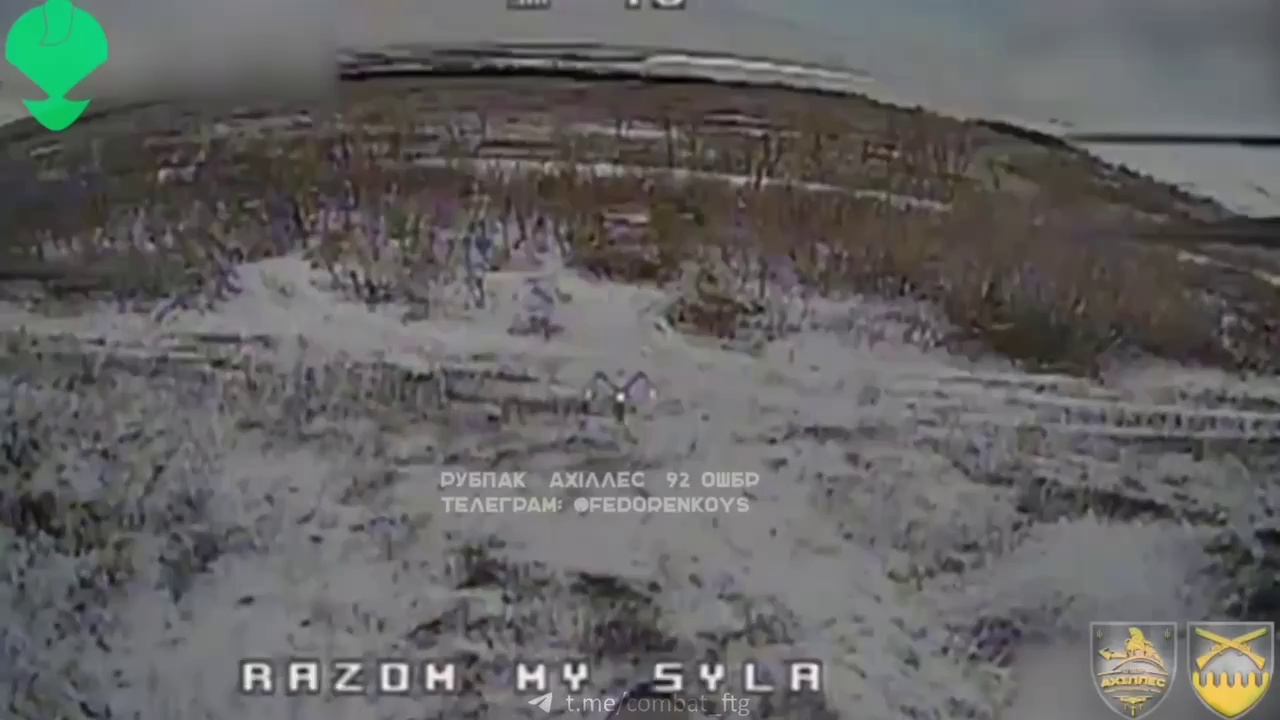
#> input picture frame0.jpg, 1280 x 720 px, given in place of car-gauss-noise.jpg, which was not available
$ python an_df.py   (older library calls are emulated)
#> lines starting #> are read from the running program, lines starting #| are printed output that depends on the picture; pictures that were not available may be replaced by others from this repository, and a replacement may not be noted
import os
import cv2
import matplotlib.pyplot as plt
import numpy as np
import time

path = os.path.dirname(os.path.realpath(__file__))
obj = 'car'
filePath = f'{path}\\..\\{obj}\\{obj}'

it = 5
delta = 0.5
kappa = 15
ksize = 1


def anisotropic_diffusion(image, iterations=it, delta_t=delta, kappa=kappa):
#> called with iterations = 5, delta_t = 0.5, kappa = 15
    img = np.asarray(image, np.float32)

    for _ in range(iterations):
        img_dx = cv2.Sobel(img, cv2.CV_64F, 1, 0, ksize=ksize)
        img_dy = cv2.Sobel(img, cv2.CV_64F, 0, 1, ksize=ksize)

        grad_mag = np.sqrt(img_dx**2 + img_dy**2)
        c = 1 / (1 + (grad_mag / kappa)**2)

        diff_x = cv2.Sobel(c * img_dx, cv2.CV_64F, 1, 0, ksize=ksize)
        diff_y = cv2.Sobel(c * img_dy, cv2.CV_64F, 0, 1, ksize=ksize)

        img += delta_t * (diff_x + diff_y)
#> this loop made 5 passes
#> pass 1, in anisotropic_diffusion, `img_dy = cv2.Sobel(img, cv2.CV_64F, 0, 1, ksize=ksize)`:
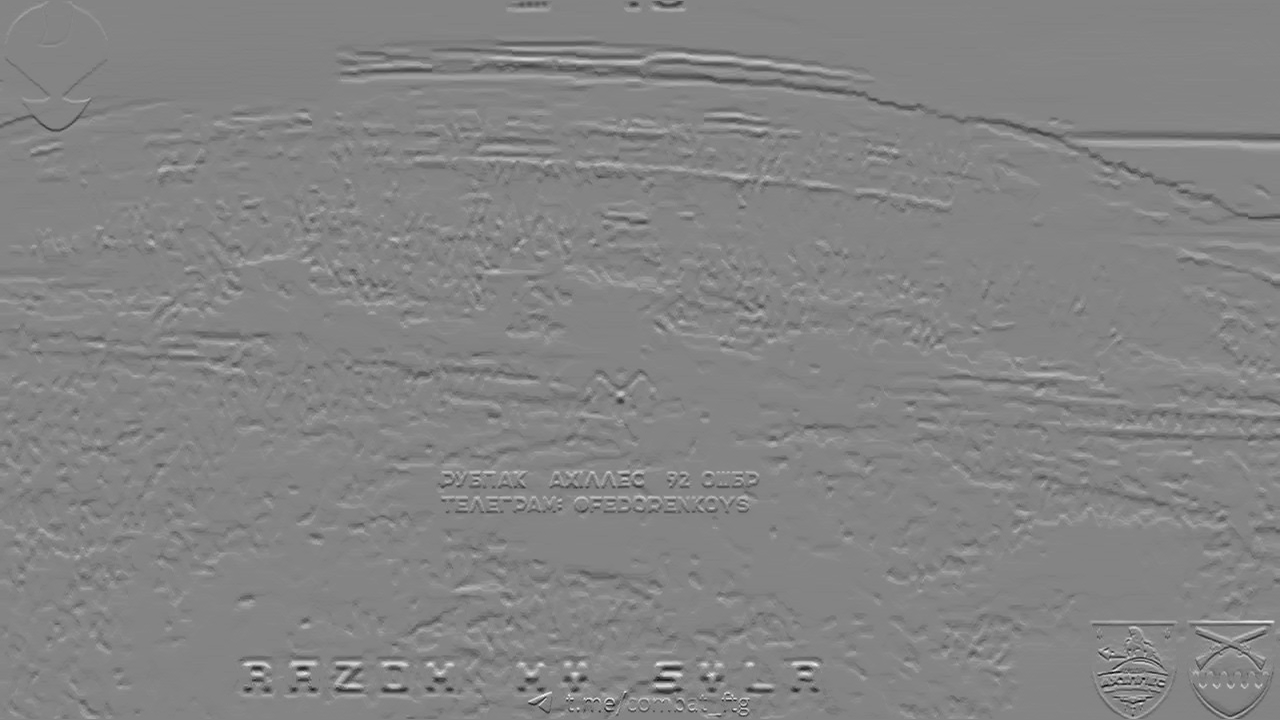
#> img_dy: shape (720, 1280) float64; min -122, max 113, mean 0; drawn with min black and max white
#> pass 1, in anisotropic_diffusion, `grad_mag = np.sqrt(img_dx**2 + img_dy**2)`:
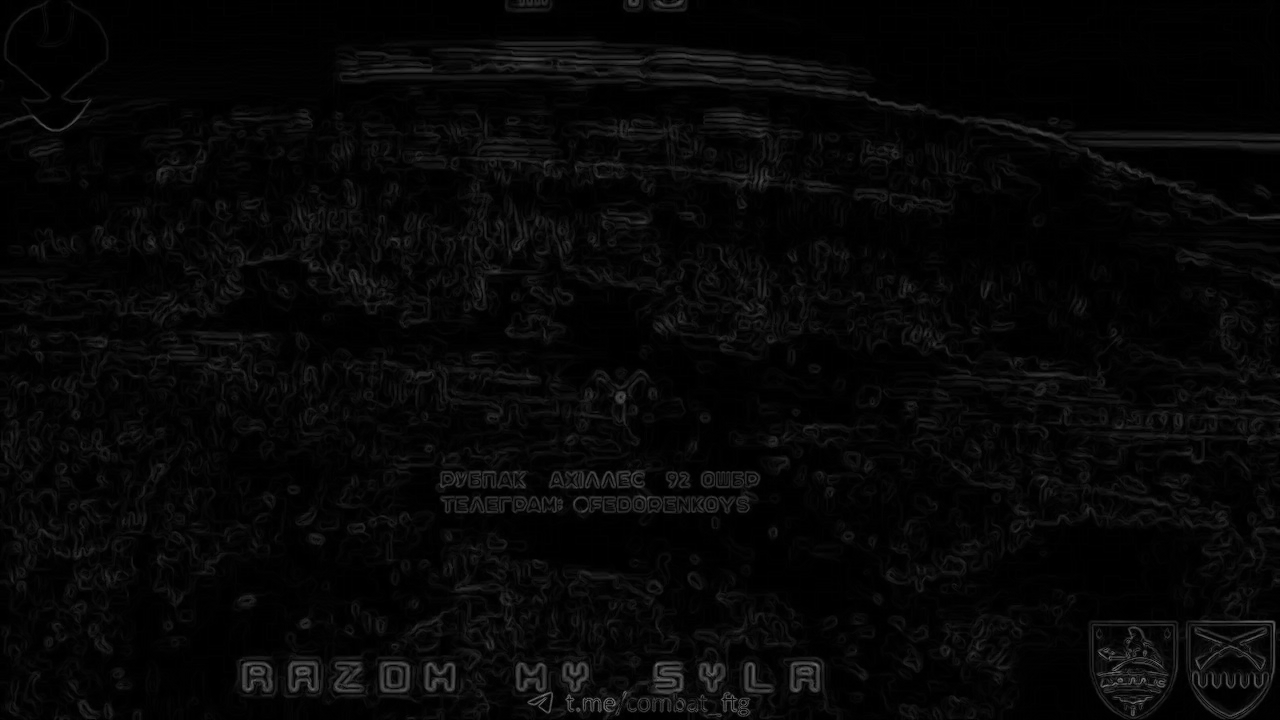
#> grad_mag: shape (720, 1280) float64; min 0, max 123.2, mean 7
#> pass 1, in anisotropic_diffusion, `c = 1 / (1 + (grad_mag / kappa)**2)`:
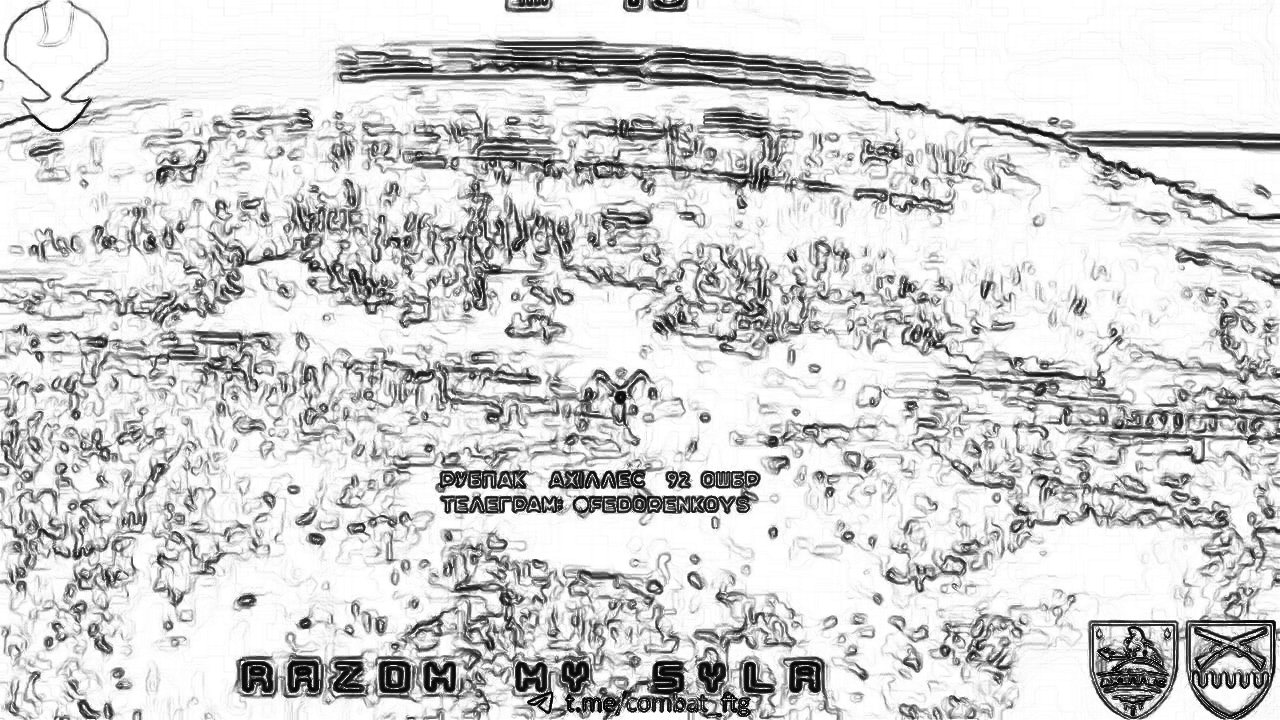
#> c: shape (720, 1280) float64; min 0.0146, max 1, mean 0.825
#> after the loop:
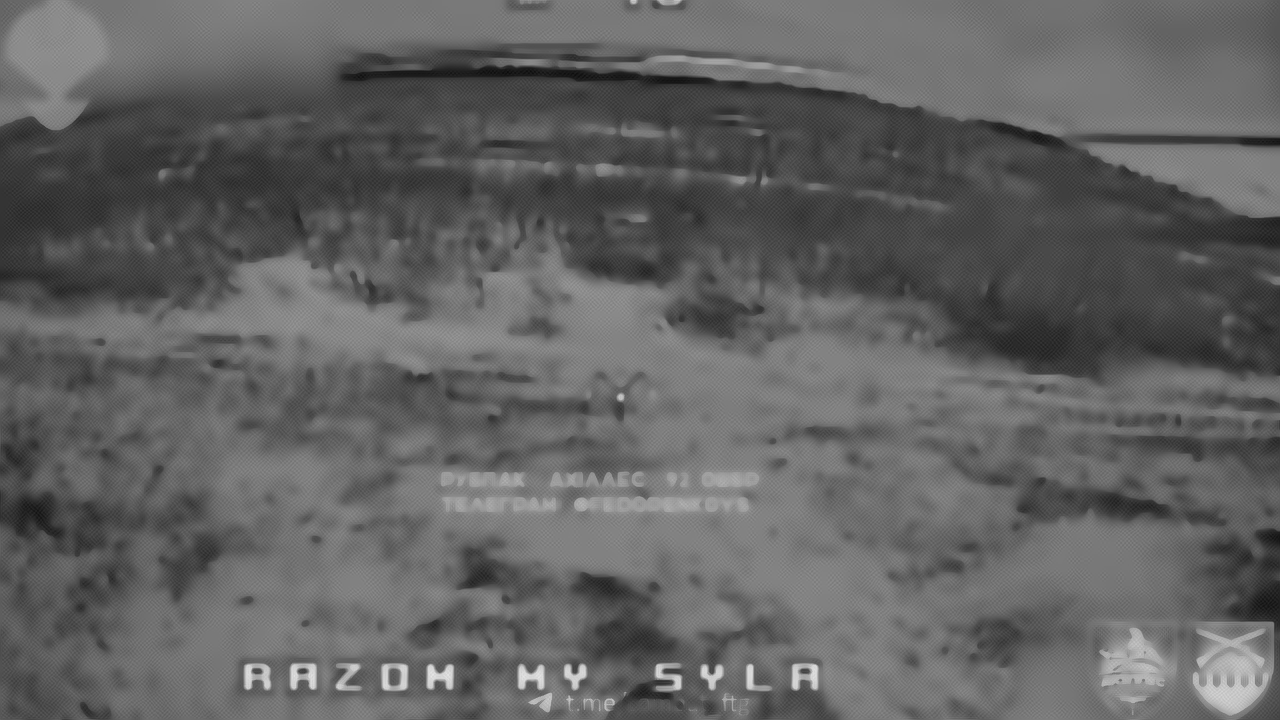
#> img: shape (720, 1280) float32; min 11.99, max 229.1, mean 98.1

    img = np.clip(img, 0, 255)

    return img.astype(np.uint8)


# Load an image
image = cv2.imread(f'{filePath}-gauss-noise.jpg', cv2.IMREAD_GRAYSCALE)

# Apply anisotropic diffusion
start = time.time()

denoised_image = anisotropic_diffusion(image)

print(time.time() - start)

plt.imsave(f'{filePath}-anisotropic-diffusion-{it}-{delta}-{kappa}-{ksize}.jpg', denoised_image, cmap="grey")
